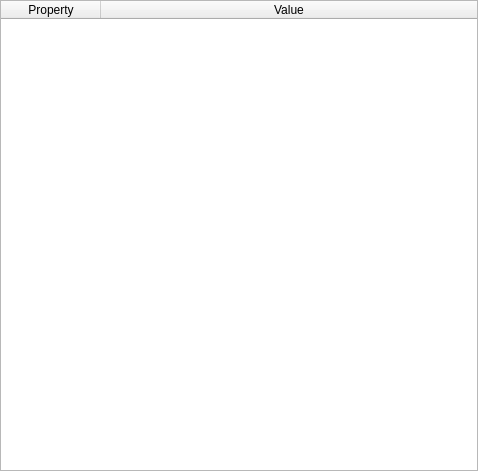
<?xml version="1.0" encoding="UTF-8"?>
<ui version="4.0">
 <class>EntityPropertyList</class>
 <widget class="QWidget" name="EntityPropertyList">
  <property name="geometry">
   <rect>
    <x>0</x>
    <y>0</y>
    <width>478</width>
    <height>471</height>
   </rect>
  </property>
  <property name="windowTitle">
   <string>Form</string>
  </property>
  <layout class="QGridLayout" name="gridLayout">
   <property name="leftMargin">
    <number>0</number>
   </property>
   <property name="topMargin">
    <number>0</number>
   </property>
   <property name="rightMargin">
    <number>0</number>
   </property>
   <property name="bottomMargin">
    <number>0</number>
   </property>
   <property name="spacing">
    <number>0</number>
   </property>
   <item row="0" column="0">
    <widget class="QTableWidget" name="m_Table">
     <property name="alternatingRowColors">
      <bool>true</bool>
     </property>
     <property name="sortingEnabled">
      <bool>true</bool>
     </property>
     <property name="wordWrap">
      <bool>false</bool>
     </property>
     <attribute name="horizontalHeaderCascadingSectionResizes">
      <bool>false</bool>
     </attribute>
     <attribute name="horizontalHeaderStretchLastSection">
      <bool>true</bool>
     </attribute>
     <column>
      <property name="text">
       <string>Property</string>
      </property>
     </column>
     <column>
      <property name="text">
       <string>Value</string>
      </property>
     </column>
    </widget>
   </item>
  </layout>
 </widget>
 <resources/>
 <connections/>
</ui>
